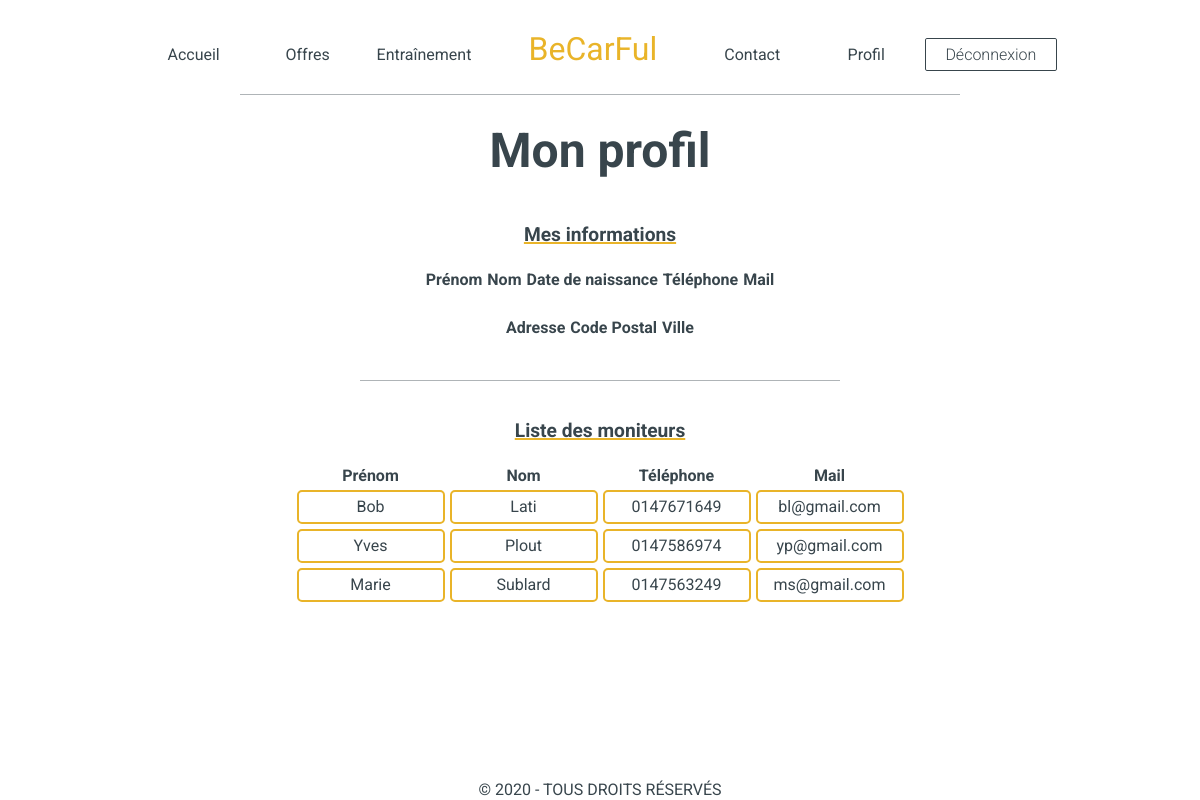
Screenshot of /mvc_poo/index2.php?page=3 with the database file from the repository.
### tables this page shows
CREATE TABLE moniteur (
    idmoniteur int(3) NOT NULL auto_increment,
    prenomMoniteur VARCHAR(30),
    nomMoniteur VARCHAR(30),
    adresse VARCHAR(60),
    cp INT(5),
    ville VARCHAR(30),
    tel VARCHAR(20),
    mail VARCHAR(40),
    d_naissance DATE,
    d_embauche DATE,
    salaire FLOAT,
    PRIMARY KEY (idmoniteur)
);

### mvc_poo/controleur/controleur.class.php (called while the page is built, shortened)
<?php
    require_once ("modele/modele.class.php");
    class Controleur {
        private $unModele;
        public function __construct (){
            $this->unModele = new Modele ();
        }
        public function selectAllMoniteur (){
            $lesMoniteurs = $this->unModele->selectAllMoniteur ();
            return $lesMoniteurs;
        }
    }
?>

### mvc_poo/modele/modele.class.php (called while the page is built, shortened)
<?php
    class Modele {
        private $unPdo;
        public function __construct () {
            try{
                $this->unPdo = new PDO("mysql:host=localhost;dbname=auto_ecole","root","");
            }
            catch (PDOException $exp){
                echo "Erreur de connexion à la BDD";
            }
        }
        public function selectAllMoniteur () {
            if ($this->unPdo != null) {
                $requete = "select nomMoniteur, prenomMoniteur, tel, mail from moniteur;";
                $select = $this->unPdo-> prepare($requete);
                $select->execute();
                $lesMoniteurs = $select->fetchAll();
                return $lesMoniteurs;
            }else{
                return null;
            }
        }
    }
?>

### mvc_poo/vue/vue_moniteur.php (the view)
<center>
    <br>
    <br>
    <hr>
    <br>
    <br>
    <p class="profiltitre">Liste des moniteurs</p>
    <br>
    <table class="profiltable">
        <tr>
        <th>Prénom</th>
        <th>Nom</th>
        <th>Téléphone</th>
        <th>Mail</th>
        </tr>
    <?php
        foreach ($lesMoniteurs as $unMoniteur) {
            echo "<tr>
            <td>".$unMoniteur["prenomMoniteur"]."</td>
            <td>".$unMoniteur["nomMoniteur"]."</td>
            <td>".$unMoniteur["tel"]."</td>
            <td>".$unMoniteur["mail"]."</td>
            </tr>";
        }
    ?>
    </table>
    <br>
    <br>
    <br>
    <br>
</center>

### mvc_poo/style.css (style rules this page uses)
* { margin: 0; padding: 0; }
html body { font-family: 'Roboto', sans-serif; box-sizing: border-box; min-height: 100%; color: #38454C; }
hr { width: 40%; border: none; border-top: 1px solid #38454C; opacity: 0.4; text-align: center; margin: auto; }
p.profiltitre { text-decoration: underline 2px; text-decoration-color: #E9B429; font-size: 120%; font-weight:bold; }
table.profiltable { border-radius: 8px; text-align: center; border: 0px solid #E9B429; border-spacing: 5px; }
td { border-radius: 5px; text-align: center; border: 2px solid #E9B429; width:9em; height:30px; }

### rows the page displays
moniteur: prenomMoniteur "Bob", nomMoniteur "Lati", tel "0147671649", mail "bl@gmail.com"
moniteur: prenomMoniteur "Yves", nomMoniteur "Plout", tel "0147586974", mail "yp@gmail.com"
moniteur: prenomMoniteur "Marie", nomMoniteur "Sublard", tel "0147563249", mail "ms@gmail.com"
